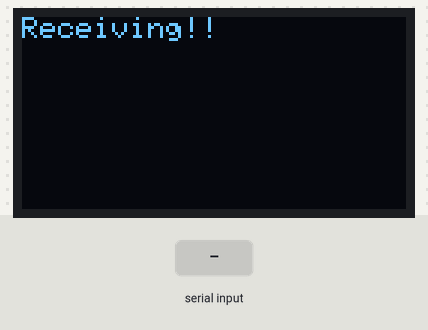
Simulated run of this program. Board: ESP32-C3. Parts: 128×64 one-colour display. Inputs (shaded band) come from the test bench.

Above: at 1.1 s.
4.7 s: "1\n" received over the second serial link
At 5.3 s:
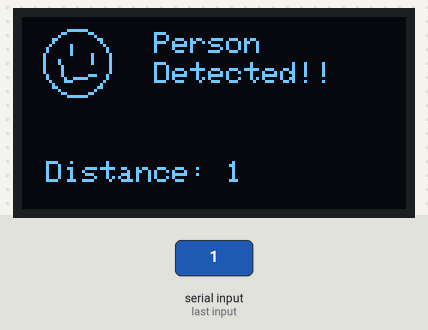
6.2 s: "0\n" received over the second serial link
At 6.8 s:
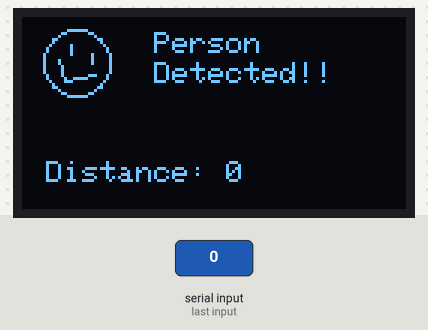
7.7 s: "2\n" received over the second serial link
At 7.73 s:
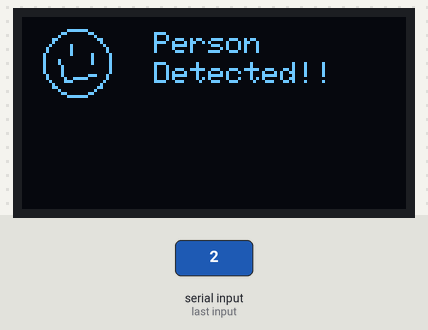
Timing chart, 0 to 10.7 s (numbered marks = the images above; inputs shaded):
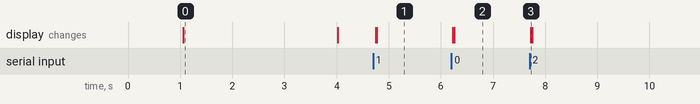

Measured:
- after the input at 4.7 s, the display: first changes after 0.05 s (image 1 shows a later state)
- after the input at 6.2 s, the display: first changes at once (image 2 shows a later state)
- after the input at 7.7 s, the display: changes at once (image 3)
- what the display in image 0 shows lasts 2.9 s, from 1.1 s to 4.0 s

The program:

main.cpp
```cpp
// THIS IS A RECEIVER

#include <Arduino.h>
#include <Adafruit_GFX.h>
#include <Adafruit_SSD1306.h>
#include <Wire.h>

HardwareSerial E220(1);
Adafruit_SSD1306 oled(128, 64, &Wire, -1);

void setup() {
  pinMode(5, INPUT_PULLUP);
  Serial.begin(9600);
  delay(1000);
  if(!oled.begin(SSD1306_SWITCHCAPVCC, 0x3C)) {
    // Serial.println("oled failed");
    for(;;);
  }

  oled.setTextSize(1);
  oled.setTextColor(SSD1306_WHITE);
  oled.setCursor(0,0);
  oled.clearDisplay();
  oled.setRotation(2);
  oled.println("Receiving!!");
  oled.display();

  E220.begin(9600, SERIAL_8N1, 6, 7);
  // Serial.println("reading");
}

unsigned long buttonCooldown = millis();
unsigned long lastReceived = millis();
void loop() {
  // if(digitalRead(5) == LOW && millis() - buttonCooldown > 999) {
  //   oled.clearDisplay();
  //   oled.setCursor(0, 0);
  //   oled.display();
  //   buttonCooldown = millis();
  // }
  // that used to be for a button to clear the display that I've removed
  if(millis() - lastReceived >= 4000) {
    oled.clearDisplay();
    oled.display();
  }

  if(E220.available()) {
    oled.clearDisplay();

    oled.drawCircle(18, 15, 11, 1);
    oled.drawLine(16, 9, 16, 12, 1);
    oled.drawLine(23, 12, 23, 15, 1);
    oled.drawLine(12, 14, 14, 21, 1);
    oled.drawLine(14, 21, 24, 19, 1);
    oled.setTextColor(1);
    oled.setTextWrap(false);
    oled.setCursor(44, 5);
    oled.print("Person");
    oled.setCursor(44, 15);
    oled.print("Detected!!");
    oled.display();

    oled.setCursor(8, 48);
    String val = E220.readStringUntil('\n');
    oled.print("Distance: ");
    oled.print(val);
    oled.display();
    lastReceived = millis();
  }
}
```
